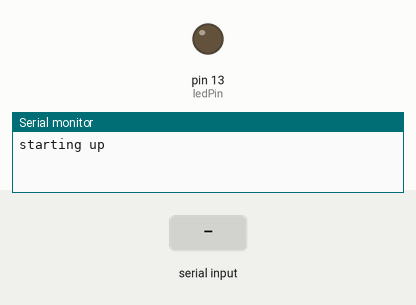
Recording of a sketch running on a simulated Arduino Uno, built with avr-gcc and run on an emulated ATmega328P. Parts: output pins drawn as LEDs (lit = HIGH), the last lines printed to the serial monitor. Inputs (shaded band) come from the test bench. Pins used as bus, display or sensor lines are not drawn.

Above: at 1.2 s.
1.3 s: byte 30 received over Serial
At 2.5 s:
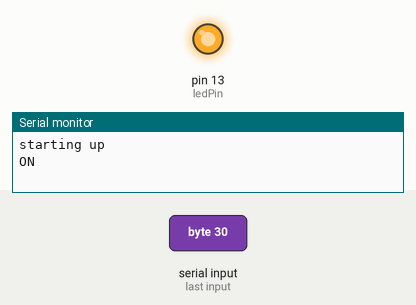
2.8 s: byte 90 received over Serial
At 3.8 s:
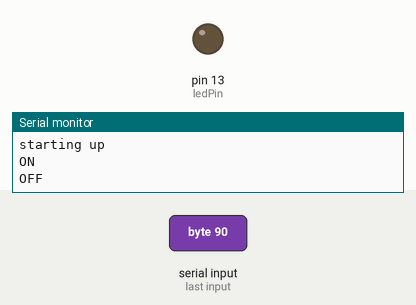
Timing chart, 0 to 5.8 s (numbered marks = the images above; inputs shaded):
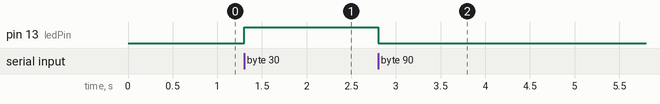

The sketch:

powertailA.ino
```cpp
// control powerSocket
const int powerPin = A0;
const int ledPin = 13;
boolean powerOn = false;

// control LEDs

int incomingByte;  //a variable to read incoming serial data

void setup() {
  //initiate serial communication:
  Serial.begin(9600);
  Serial.println(F("starting up"));

  pinMode(ledPin, OUTPUT);
  pinMode(powerPin, OUTPUT);

  digitalWrite(ledPin, LOW);
  digitalWrite(powerPin, HIGH);
}

void loop() {

  // read serial messages
  if (Serial.available() > 0) {

    powerOn = !powerOn;

    if (powerOn) {
      digitalWrite(ledPin, HIGH);
      digitalWrite(powerPin, LOW);
      Serial.println(F("ON"));
    } else {
      digitalWrite(ledPin, LOW);
      digitalWrite(powerPin, HIGH);
      Serial.println(F("OFF"));
    }

    //read all the bytes in the serial buffer (we don't care about the contents of the data)
    while (Serial.available()) incomingByte = Serial.read();
  }
}
```

Measured:
- after the input at 1.3 s, pin 13 (ledPin): LOW → HIGH at once
- after the input at 2.8 s, pin 13 (ledPin): HIGH → LOW at once
